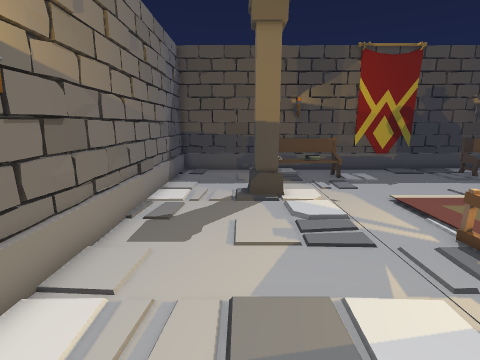
[1] (above)

19 first-person views from a walk through a Unity game level. The camera is 1.5 m above the floor, tilts 12° down and sees 85° across. Doors are open. The floor is counted in squares, 0.5 m on a side. Each view is taken from the middle of a square. On the plan, view 1 faces up. The plan holds only what a view shows up to about 19 squares ahead; the rest is blank. The place goes on beyond the plan. The player is left out. Some animated figures are not drawn.

[2]
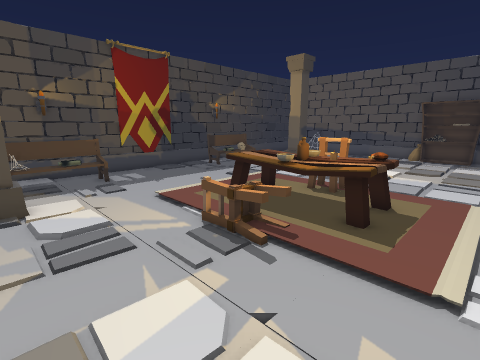

[3]
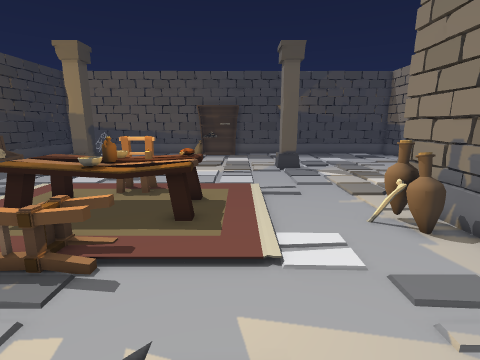

[4]
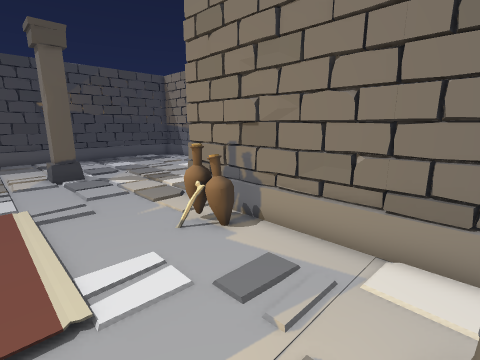

[5]
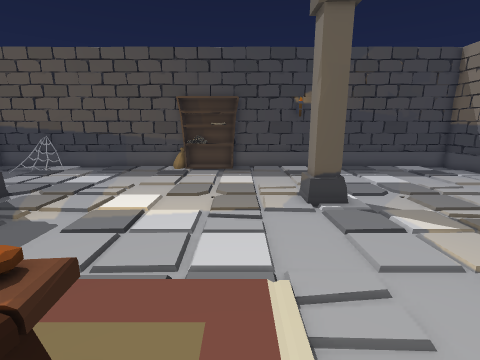

[6]
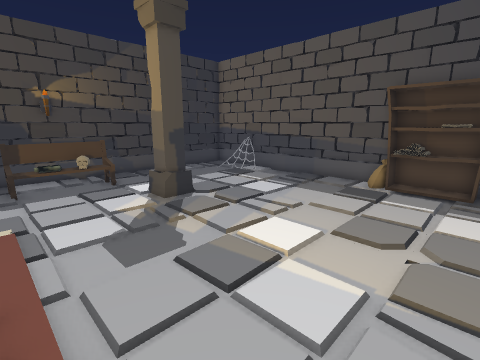

[7]
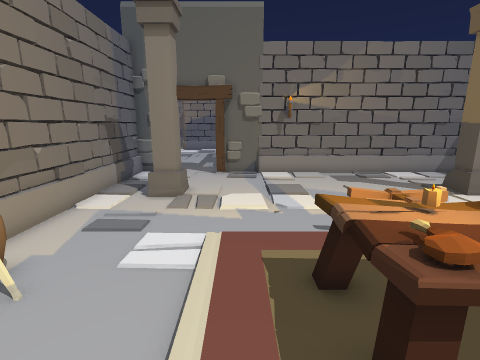

[8]
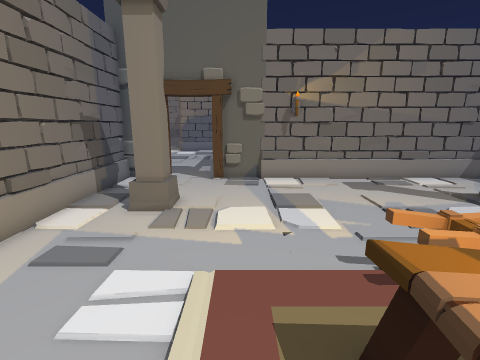

[9]
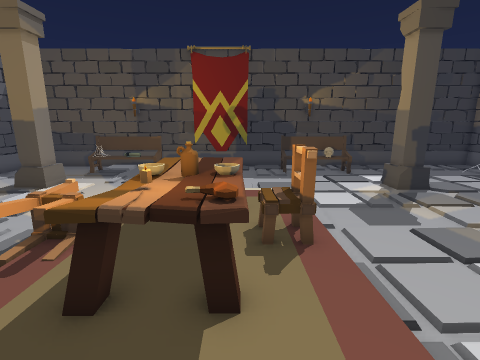

[10]
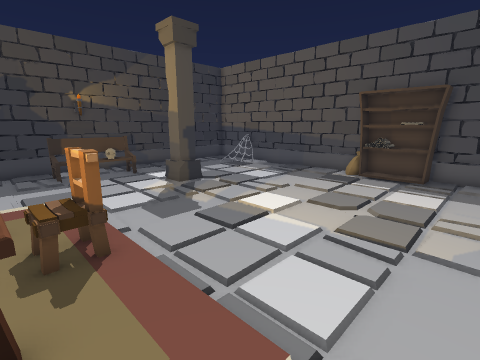

[11]
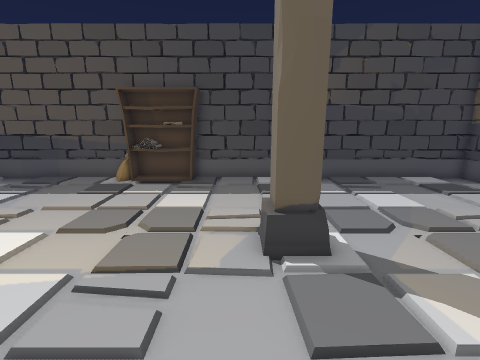

[12]
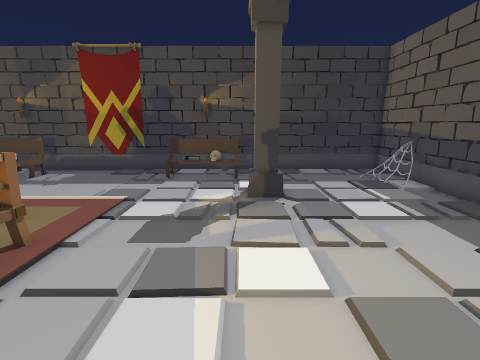

[13]
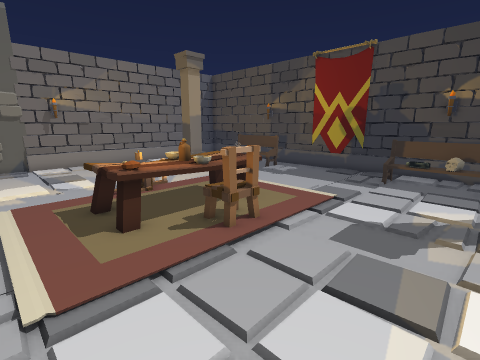

[14]
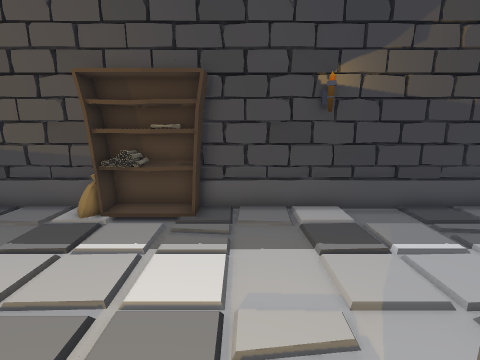

[15]
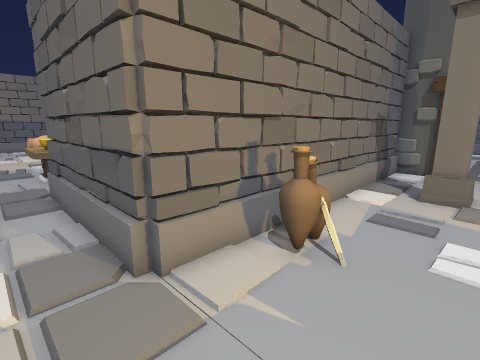

[16]
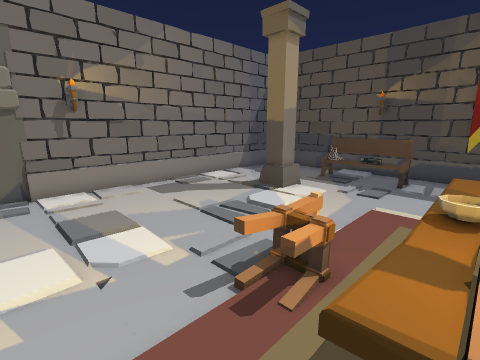

[17]
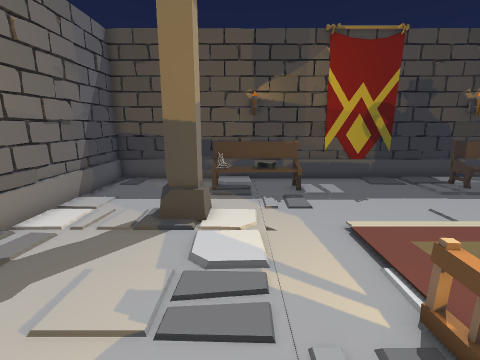

[18]
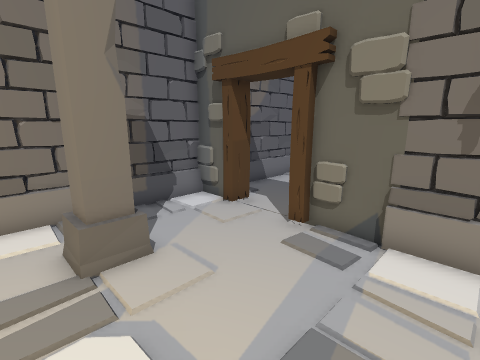

[19]
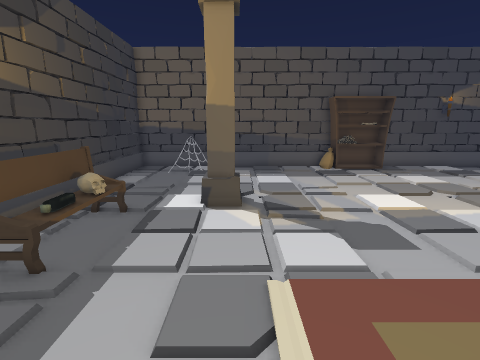

### Floor plan
Points are (right, up) in squares from view 1. A wall is a line through its corners. A room is listed if a view was taken in it or the views show most of it. See-through windows are left out.
Room 1 (views 1, 2, 3, 4, 5, 6, 7, 8, 9, 10, 11, 12, 13, 14, 15, 16, 17, 18, 19)
walls: (12, -5.6) (12, -10.5); (11.8, -5.8) (12.2, -5.8); (8.6, 18) (-4, 18); (27.5, 4.6) (27.5, 17.8); (-3.8, 0) (-3.8, -0.6); (-3.8, -3.1) (-3.8, -3.7); (-4, -5.6) (12.2, -5.6); (-3.8, 17.4) (-3.8, 2.1); (27.5, 18) (11.4, 18); (-4, 17.8) (-4, 0); (27.5, -10.5) (27.5, 1.5)
low walls: (12.2, -5.8) (12.2, -10.5); (8.5, 17.8) (2.9, 17.8); (15.5, 17.8) (11.5, 17.8); (17.5, 17.8) (16.5, 17.8); (1.5, 17.8) (-4, 17.8); (25.5, 17.8) (18.9, 17.8)
ways out: open door at (-4, -2) to room 2
objects: column (1, -3) to (2, -2); column (1, 11) to (2, 12); bench (2, 15) to (3, 16); other object (4, 16) to (5, 16); carpet (6, 0) to (7, 0); carpet (6, 4) to (7, 8); bench (6, 16); other object (8, -5); other object (8, -4) to (9, -4); table (8, 2) to (11, 8); other object (9, 4); bowl (9, 5) to (9, 6); banner (9, 18) to (11, 18); bottle (10, 5) to (10, 6); carpet (10, 10) to (12, 10); bowl (11, 5) to (11, 6); carpet (12, 0) to (13, 0); carpet (12, 2); carpet (12, 5) to (13, 8); bench (14, 16); other object (15, 16); skull (16, 15) to (17, 15); bench (16, 16) to (18, 16); column (19, -3) to (20, -2); column (19, 11) to (20, 12); shelf (26, 1) to (27, 5); bag (27, 5); other object (27, 14)
Room 2 (no view inside)
walls: (-4.7, -3.1) (-3.8, -3.1)
ways out: open door at (-4, -2) to room 1

Positions as (right, up) in squares from view 1, and headings:
1: (0, 0), facing up
2: (1, 0), facing up-right
3: (1, 1), facing right
4: (2, 1), facing down-right
5: (9, 1), facing right
6: (13, 1), facing up-right
7: (13, 1), facing left
8: (11, 1), facing left
9: (11, -1), facing up
10: (11, -1), facing up-right
11: (13, -1), facing right
12: (18, 0), facing up
13: (18, 0), facing up-left
14: (18, 0), facing right
15: (14, -1), facing down-left
16: (9, 1), facing up-left
17: (3, 3), facing up
18: (3, 4), facing down-left
19: (9, 11), facing right
